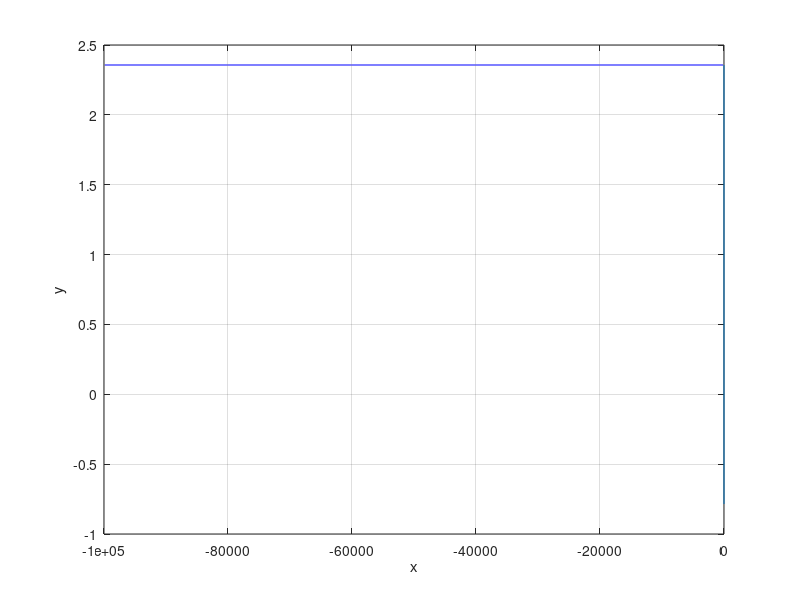

Recreate this plot in MATLAB.
%% Uppgift 11
% Plotta funktionen och hitta konstanta värdet i intervallet $[-a, -1]$ där $a >
% 0$ är tillräckligt stort
%
% $$ f(x) = tan^{-1}(\frac{x - 1}{x + 1}) - tan^{-1}(x) $$
x = linspace(-100000, -1, 100000);
f = @(x) atan((x - 1) ./ (x + 1)) - atan(x);

figure;
plot(x, f(x));
xlabel('x');
ylabel('y');
grid on;
%%
% Funktionen verkar ge sådant konstant värde
%
% $$ f(x) \approx 2,356 \approx \frac{3\pi}{4} $$
%
% Det kan bekräftas genom att räkna ut gränsvärdet
%
% $$ \lim_{x \to -\infty} f(x) = \lim_{x \to -\infty} \left( \tan^{-1}(\frac{x 
% - 1}{x + 1}) - \tan^{-1}(x) \right) $$
%
% vi räknar var för sig
%
% $$ \lim_{x \to -\infty} \tan^{-1}(\frac{x - 1}{x + 1}) =
% \lim_{x \to -\infty} \tan^{-1}(1 - \frac{2}{x + 1}) = \tan^{-1}(1) $$
%
% och
%
% $$ \lim_{x \to -\infty} \tan^{-1}(x) = -\frac{\pi}{2} $$
%
% slutligen
%
% $$ \lim_{x \to -\infty} f(x) = \tan^{-1}(1) - (-\frac{\pi}{2}) = \frac{3\pi}{4} 
% $$
% 
% Alltså är det konstanta värdet $\frac{3\pi}{4}$.
